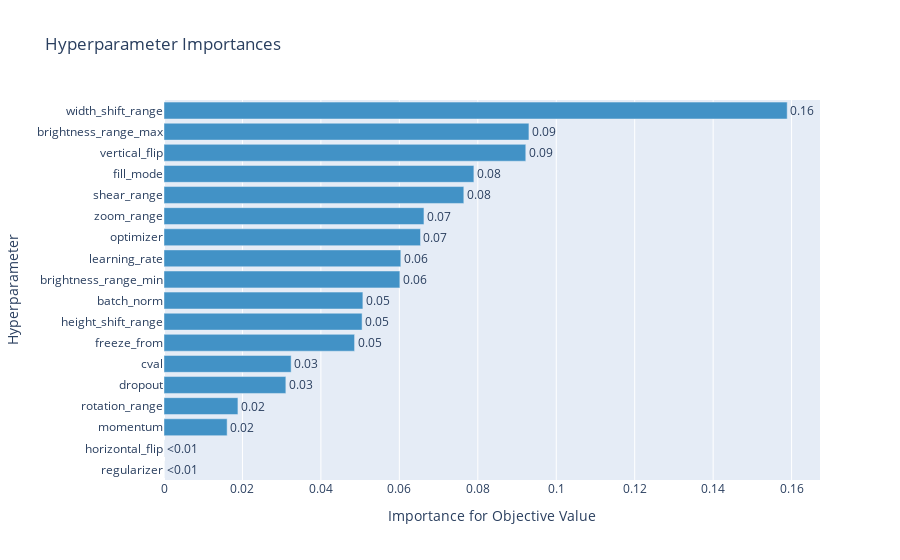

Source (notebook cell):
### Code cell
fig = optuna.visualization.plot_param_importances(study)
fig.write_image('./optuna-vis/importance.png')
fig

### Figure 1 — Plotly figure (JSON) as saved in the notebook; plotly's stock layout.template omitted (floating-point values rounded to 4 significant figures)
{"data": [{"cliponaxis": false, "hovertemplate": ["regularizer (CategoricalDistribution): 0.0<extra></extra>", "horizontal_flip (CategoricalDistribution): 2.566393993113897e-05<extra></extra>", "momentum (FloatDistribution): 0.01609689492111582<extra></extra>", "rotation_range (IntDistribution): 0.01884818695687959<extra></extra>", "dropout (CategoricalDistribution): 0.031065310978287516<extra></extra>", "cval (FloatDistribution): 0.03241137924749229<extra></extra>", "freeze_from (FloatDistribution): 0.04858579540653722<extra></extra>", "height_shift_range (FloatDistribution): 0.05050111811747354<extra></extra>", "batch_norm (CategoricalDistribution): 0.05070295559902562<extra></extra>", "brightness_range_min (FloatDistribution): 0.060131095837106574<extra></extra>", "learning_rate (FloatDistribution): 0.06037461530439769<extra></extra>", "optimizer (CategoricalDistribution): 0.06539868845623982<extra></extra>", "zoom_range (FloatDistribution): 0.0662734202868935<extra></extra>", "shear_range (FloatDistribution): 0.0764357939502516<extra></extra>", "fill_mode (CategoricalDistribution): 0.07900256885880183<extra></extra>", "vertical_flip (CategoricalDistribution): 0.09223429178812952<extra></extra>", "brightness_range_max (FloatDistribution): 0.09303398711806302<extra></extra>", "width_shift_range (FloatDistribution): 0.158878233233374<extra></extra>"], "marker": {"color": "rgb(66,146,198)"}, "orientation": "h", "text": ["<0.01", "<0.01", "0.02", "0.02", "0.03", "0.03", "0.05", "0.05", "0.05", "0.06", "0.06", "0.07", "0.07", "0.08", "0.08", "0.09", "0.09", "0.16"], "textposition": "outside", "type": "bar", "x": [0, 2.566e-05, 0.0161, 0.01885, 0.03107, 0.03241, 0.04859, 0.0505, 0.0507, 0.06013, 0.06037, 0.0654, 0.06627, 0.07644, 0.079, 0.09223, 0.09303, 0.1589], "y": ["regularizer", "horizontal_flip", "momentum", "rotation_range", "dropout", "cval", "freeze_from", "height_shift_range", "batch_norm", "brightness_range_min", "learning_rate", "optimizer", "zoom_range", "shear_range", "fill_mode", "vertical_flip", "brightness_range_max", "width_shift_range"]}], "layout": {"showlegend": false, "title": {"text": "Hyperparameter Importances"}, "xaxis": {"title": {"text": "Importance for Objective Value"}}, "yaxis": {"title": {"text": "Hyperparameter"}}}}
